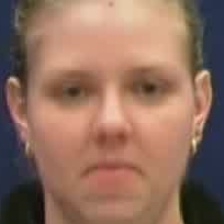
#> input picture DeepFakeDetected/resources/Processed/split_cropped/train/deepfakes/deepfakes_image_000411.jpg, 224 x 224 px, found by its file name; its folder holds 4 pictures in this run
$ python cropface_split.py
#> lines starting #> are read from the running program, lines starting #| are printed output that depends on the picture
# Uses OpenCV to crop the background out of each image

import math
import os
import cv2
from tqdm import tqdm


def crop(resize_x=200, resize_y=200, sample_rate=1):
    # inner function detects face and crops image
#> called with resize_x = 224, resize_y = 224, sample_rate = 1
    def inner(uncropped_image):
        gray = cv2.cvtColor(uncropped_image, cv2.COLOR_BGR2GRAY)
        face_cascade = cv2.CascadeClassifier(cv2.data.haarcascades + 'haarcascade_frontalface_alt2.xml')
        cropped_faces = face_cascade.detectMultiScale(gray, 1.1, 4)
        for (x, y, w, h) in cropped_faces:
            cropped_faces = uncropped_image[y:y + h, x:x + w]
            cropped_faces = cv2.resize(cropped_faces, (resize_x, resize_y))
        return cropped_faces

    # create directories if they do not already exist
    try:
        os.makedirs('../split_cropped/train/deepfakes')
    except OSError:
        print("Note: ../split_cropped/train/deepfakes already exists")
    try:
        os.makedirs('../split_cropped/train/originals')
    except OSError:
        print("Note: ../split_cropped/train/originals already exists")
    try:
        os.makedirs('../split_cropped/validate/deepfakes')
    except OSError:
        print("Note: ../split_cropped/validate/deepfakes already exists")
    try:
        os.makedirs('../split_cropped/validate/originals')
    except OSError:
        print("Note: ../split_cropped/validate/originals already exists")

    # if you think this is messy, I agree. I did it just so I save some time not constantly checking sample_rate
    # when it is redundant (i.e. when sample_rate = 1). Over 64000ish iterations, I like to believe it saves time. :P
    # I also didn't want to put this into its own method to reduce repeated code because I'm not sure if I want to
    # change something.
    if sample_rate == 1:
        # process deepfake training images
        for i in tqdm(os.listdir('../split/train/deepfakes'), desc="Cropping Deepfakes (this can take a while)..."):
            filename = str(i)
            try:
                img = cv2.imread('../split/train/deepfakes/' + filename, cv2.IMREAD_UNCHANGED)
#> img is the input picture: shape (224, 224, 3); mean B, G, R 94.4, 111, 145.5
                faces = inner(img)
#> in inner, `gray = cv2.cvtColor(uncropped_image, cv2.COLOR_BGR2GRAY)`:
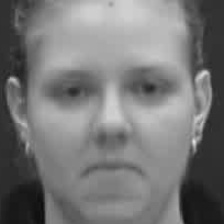
#> gray: shape (224, 224); min 12, max 223, mean 119.4
#> in inner, `cropped_faces = face_cascade.detectMultiScale(gray, 1.1, 4)`: cropped_faces = [[20, 19, 185, 185]]
#> the loop in inner, `for (x, y, w, h) in cropped_faces:` made 1 pass
#> pass 1, in inner, `cropped_faces = uncropped_image[y:y + h, x:x + w]`:
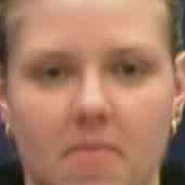
#> cropped_faces: shape (185, 185, 3); mean B, G, R 101.4, 123.7, 168.3
                cv2.imwrite('../split_cropped/train/deepfakes/' + filename, faces)
            except:
                print("File couldn't be cropped: {}".format(filename))
#> pass 2 of the loop in crop, `for i in tqdm(os.listdir('../split/train/deepfakes'), desc="Cropping D..`:
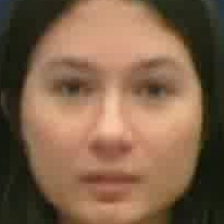
#> input picture DeepFakeDetected/resources/Processed/split_cropped/train/deepfakes/deepfakes_image_001856.jpg, 224 x 224 px, found by its file name
#> in crop, img is the input picture: shape (224, 224, 3); mean B, G, R 73.6, 98.1, 127.7
#> in inner (call 2), `gray = cv2.cvtColor(uncropped_image, cv2.COLOR_BGR2GRAY)`:
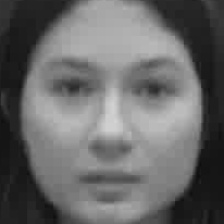
#> gray: shape (224, 224); min 13, max 213, mean 104.2
#> in inner (call 2), `cropped_faces = face_cascade.detectMultiScale(gray, 1.1, 4)`: cropped_faces = [[19, 19, 186, 186]]
#> the loop in inner (call 2), `for (x, y, w, h) in cropped_faces:` made 1 pass
#> pass 1, in inner (call 2), `cropped_faces = uncropped_image[y:y + h, x:x + w]`:
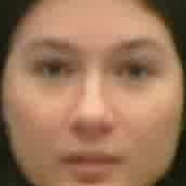
#> cropped_faces: shape (186, 186, 3); mean B, G, R 89.6, 117.5, 156.6
#> pass 3 of the loop in crop, `for i in tqdm(os.listdir('../split/train/deepfakes'), desc="Cropping D..`:
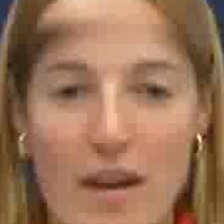
#> input picture DeepFakeDetected/resources/Processed/split_cropped/train/deepfakes/deepfakes_image_002288.jpg, 224 x 224 px, found by its file name
#> in crop, img is the input picture: shape (224, 224, 3); mean B, G, R 87.6, 114.9, 155.1
#> in inner (call 3), `gray = cv2.cvtColor(uncropped_image, cv2.COLOR_BGR2GRAY)`:
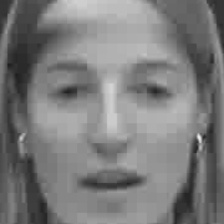
#> gray: shape (224, 224); min 29, max 236, mean 123.8
#> in inner (call 3), `cropped_faces = face_cascade.detectMultiScale(gray, 1.1, 4)`: cropped_faces = [[20, 20, 183, 183]]
#> the loop in inner (call 3), `for (x, y, w, h) in cropped_faces:` made 1 pass
#> pass 1, in inner (call 3), `cropped_faces = uncropped_image[y:y + h, x:x + w]`:
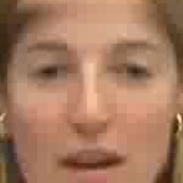
#> cropped_faces: shape (183, 183, 3); mean B, G, R 95.8, 121.8, 165.2
#> the loop made 4 passes; the first 3 are shown

        # process deepfake validation images
        for i in tqdm(os.listdir('../split/validate/deepfakes'), desc="Cropping Deepfakes (this can take a while)..."):
            filename = str(i)
#> filename = 'deepfakes_image_000411.jpg'
            try:
                img = cv2.imread('../split/validate/deepfakes/' + filename, cv2.IMREAD_UNCHANGED)
                faces = inner(img)
                cv2.imwrite('../split_cropped/validate/deepfakes/' + filename, faces)
            except:
                print("File couldn't be cropped: {}".format(filename))
#> pass 2 of the loop in crop, `for i in tqdm(os.listdir('../split/validate/deepfakes'), desc="Croppin..`:
#> pass 3 of the loop in crop, `for i in tqdm(os.listdir('../split/validate/deepfakes'), desc="Croppin..`:
#> the loop made 4 passes; the first 3 are shown

        # process original training images
#> (the run stopped early here; a loop or call above may not have finished)
